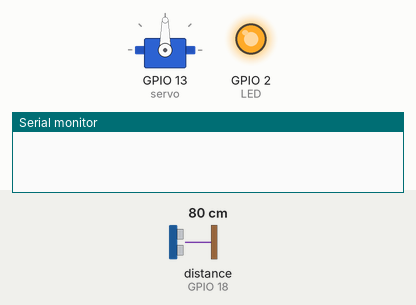
The sketch below on a simulated ESP32. Shown: servo, output pins drawn as LEDs (lit = HIGH), the last lines printed to the serial monitor. Wiring (inferred from the names in the program): ultrasonic range finder: trigger GPIO 5; echo GPIO 18. The inputs (shaded band) are chosen by the test bench; at power-on: distance to the obstacle (sensor on GPIO 18) 80 cm. The echo pulse lasts 58.3 µs per cm; WiFi joins after 1.5 s; servers stay silent unless stated; pins used as bus, display or sensor lines are not drawn.

Above: at 0.1 s.
At 1.2 s:
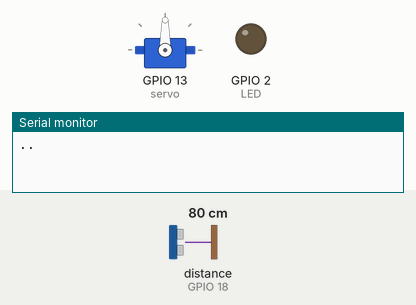
At 39.94 s:
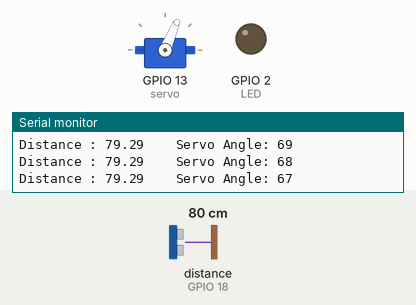
Timing chart, 0 to 40.0 s (numbered marks = the images above):
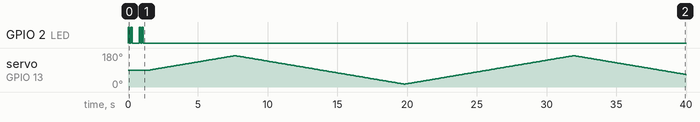

The sketch:

esp32_radar.ino
```cpp
#include <WiFi.h>
#include <WebServer.h>
#include <ESP32Servo.h>
#include "html.h"

const char* ssid = "Dev";
const char* password = "12345678";

#define LED 2
#define TrigPin 5
#define EchoPin 18
#define SoundSpeed 0.034

WebServer server(80);
Servo servo;

float distance = 0;
unsigned long previousMillis = 0;
unsigned long currentMillis;
int period = 80;
int servoAngle = 90;
bool servoDirection = true;


void MainPage() {
  String _html_page = html_page;
  server.send(200, "text/html", _html_page);
}

void Distance() {
  String data = "[\""+String(distance)+"\",\""+String(servoAngle)+"\"]";
  server.send(200, "text/plane", data);
}

void DistanceCalculator()
{
  digitalWrite(TrigPin, LOW);
  delayMicroseconds(2);
  digitalWrite(TrigPin, HIGH);
  delayMicroseconds(10);
  digitalWrite(TrigPin, LOW);

  long duration = pulseIn(EchoPin, HIGH);
  distance = duration * SoundSpeed / 2;

}

void servoController() {
  currentMillis = millis();
  if (servoAngle > 165)
    servoDirection = false;
  else if (servoAngle <= 15)
    servoDirection = true;

  if (currentMillis - previousMillis >= period) {

    if (servoDirection)
      servo.write(++servoAngle);

    else if (!servoDirection)
      servo.write(--servoAngle);

    DistanceCalculator();

    Serial.print("Distance : ");
    Serial.print(distance);
    Serial.print("\t\tServo Angle: ");
    Serial.println(servoAngle);

    previousMillis = currentMillis;
  }
}

void setup()
{
  servo.attach(13);
  servo.write(servoAngle);
  pinMode(TrigPin, OUTPUT);
  pinMode(EchoPin, INPUT);
  Serial.begin(115200);
  pinMode(LED, OUTPUT);
  WiFi.mode(WIFI_STA);
  WiFi.begin(ssid, password);
  while (WiFi.status() != WL_CONNECTED) {
    digitalWrite(LED,HIGH);
    delay(100);
    digitalWrite(LED,LOW);
    delay(100);
    digitalWrite(LED,HIGH);
    delay(100);
    digitalWrite(LED,LOW);
    Serial.print(".");
    delay(500);
  }
  WiFi.mode(WIFI_STA);
  Serial.println();
  Serial.print("Local IP: ");
  Serial.println(WiFi.localIP());
  server.on("/", MainPage);
  server.on("/readDistance", Distance);

  server.begin();
}

void loop()
{
  server.handleClient();
  servoController();
}
```

html.h
```cpp
const char html_page[] PROGMEM = R"RawString(
<!DOCTYPE html>
<html>
<head>
  <style>
    body {font-family: sans-serif;}
    h1 {text-align: center; font-size: 50px;}
    p {text-align: center; color: #4CAF50; font-size: 40px;}
  </style>
  <script src="https://cdnjs.cloudflare.com/ajax/libs/processing.js/1.6.0/processing.min.js"></script>

</head>
<body>
  <h1>Radar System Over Internet</h1><br>
  <p>Distance : <span id="_CM">0</span> cm</p>
  <p>Angle : <span id="_ANGLE">0</span> degree</p>

<script type="application/processing">
String angle="";
String distance="";
String data="";
String noObject;
float pixsDistance;
int iAngle, iDistance;
int index1=0;
int index2=0;
PFont orcFont;

  setInterval(function() {
    var xhttp = new XMLHttpRequest();
    xhttp.onreadystatechange = function() {
      if (this.readyState == 4 && this.status == 200) {
        const text = this.responseText;
        const myArr = JSON.parse(text);
        document.getElementById("_CM").innerHTML = myArr[0];
        document.getElementById("_ANGLE").innerHTML = myArr[1];
        angle = myArr[1];
        distance = myArr[0];
        iAngle = int(angle);
        iDistance = int(distance);
      }
    };
    xhttp.open("GET", "readDistance", true);
    xhttp.send();
  },50);

void setup() {

 size (1200, 700);
 smooth();

}
void draw() {

  fill(98,245,31);
  noStroke();
  fill(0,4);
  rect(0, 0, width, height-height*0.065);

  fill(98,245,31);
  drawRadar();
  drawLine();
  drawObject();
  drawText();
}

void drawRadar() {
  pushMatrix();
  translate(width/2,height-height*0.074);
  noFill();
  strokeWeight(2);
  stroke(98,245,31);
  arc(0,0,(width-width*0.0625),(width-width*0.0625),PI,TWO_PI);
  arc(0,0,(width-width*0.27),(width-width*0.27),PI,TWO_PI);
  arc(0,0,(width-width*0.479),(width-width*0.479),PI,TWO_PI);
  arc(0,0,(width-width*0.687),(width-width*0.687),PI,TWO_PI);

  line(-width/2,0,width/2,0);
  line(0,0,(-width/2)*cos(radians(30)),(-width/2)*sin(radians(30)));
  line(0,0,(-width/2)*cos(radians(60)),(-width/2)*sin(radians(60)));
  line(0,0,(-width/2)*cos(radians(90)),(-width/2)*sin(radians(90)));
  line(0,0,(-width/2)*cos(radians(120)),(-width/2)*sin(radians(120)));
  line(0,0,(-width/2)*cos(radians(150)),(-width/2)*sin(radians(150)));
  line((-width/2)*cos(radians(30)),0,width/2,0);
  popMatrix();
}
void drawObject() {
  pushMatrix();
  translate(width/2,height-height*0.074);
  strokeWeight(9);
  stroke(255,10,10);
  pixsDistance = iDistance*((height-height*0.1666)*0.025);

  if(iDistance<40){
  line(pixsDistance*cos(radians(iAngle)),-pixsDistance*sin(radians(iAngle)),(width-width*0.505)*cos(radians(iAngle)),-(width-width*0.505)*sin(radians(iAngle)));
  }
  popMatrix();
}
void drawLine() {
  pushMatrix();
  strokeWeight(9);
  stroke(30,250,60);
  translate(width/2,height-height*0.074);
  line(0,0,(height-height*0.12)*cos(radians(iAngle)),-(height-height*0.12)*sin(radians(iAngle)));
  popMatrix();
}
void drawText() {

  pushMatrix();
  if(iDistance>40) {
  noObject = "Out of Range";
  }
  else {
  noObject = "In Range";
  }
  fill(0,0,0);
  noStroke();
  rect(0, height-height*0.0648, width, height);
  fill(98,245,31);
  textSize(25);

  text("10cm",width-width*0.3854,height-height*0.0833);
  text("20cm",width-width*0.281,height-height*0.0833);
  text("30cm",width-width*0.177,height-height*0.0833);
  text("40cm",width-width*0.0729,height-height*0.0833);
  textSize(40);
  text("Radar", width-width*0.875, height-height*0.0277);
  text("Angle: " + iAngle +" °", width-width*0.48, height-height*0.0277);
  text("Distance: ", width-width*0.26, height-height*0.0277);
  if(iDistance<40) {
  text("              " + iDistance +" cm", width-width*0.225, height-height*0.0277);
  }
  textSize(25);
  fill(98,245,60);
  translate((width-width*0.4994)+width/2*cos(radians(30)),(height-height*0.0907)-width/2*sin(radians(30)));
  rotate(-radians(-60));
  text("30°",0,0);
  resetMatrix();
  translate((width-width*0.503)+width/2*cos(radians(60)),(height-height*0.0888)-width/2*sin(radians(60)));
  rotate(-radians(-30));
  text("60°",0,0);
  resetMatrix();
  translate((width-width*0.507)+width/2*cos(radians(90)),(height-height*0.0833)-width/2*sin(radians(90)));
  rotate(radians(0));
  text("90°",0,0);
  resetMatrix();
  translate(width-width*0.513+width/2*cos(radians(120)),(height-height*0.07129)-width/2*sin(radians(120)));
  rotate(radians(-30));
  text("120°",0,0);
  resetMatrix();
  translate((width-width*0.5104)+width/2*cos(radians(150)),(height-height*0.0574)-width/2*sin(radians(150)));
  rotate(radians(-60));
  text("150°",0,0);
  popMatrix();
}
</script>

<canvas></canvas>

</body>
</html>
)RawString";
```
